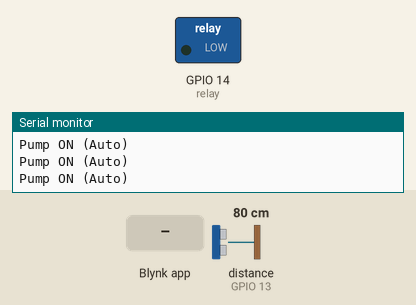
The sketch below on a simulated ESP32. On the bench: switched loads named in the sketch (green lamp = pin HIGH), the last lines printed to the serial monitor. Wiring (inferred from the names in the program): ultrasonic range finder: trigger GPIO 12; echo GPIO 13. The test bench sets the inputs (shaded band); at power-on: distance to the obstacle (sensor on GPIO 13) 80 cm. The echo pulse lasts 58.3 µs per cm; WiFi joins after 1.5 s; servers stay silent unless stated; pins used as bus, display or sensor lines are not drawn.

Above: at 3.0 s.
3.1 s: distance to the obstacle (sensor on GPIO 13) set to 9 cm
6.1 s: distance to the obstacle (sensor on GPIO 13) set to 6 cm
At 6.8 s:
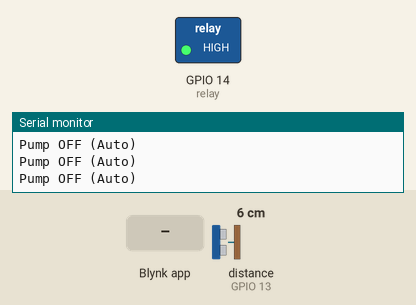
7.6 s: Blynk app writes 1 to V2
9.1 s: Blynk app writes 1 to V1
At 9.4 s:
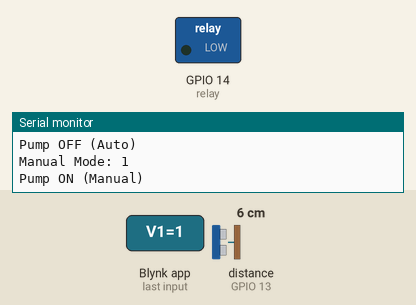
10.6 s: Blynk app writes 0 to V1
At 11.8 s:
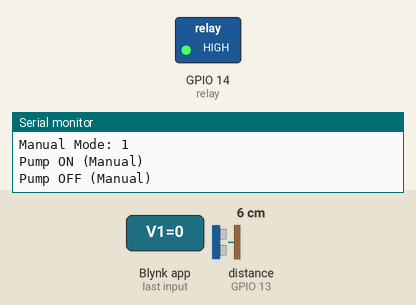
12.1 s: Blynk app writes 200 to V1
At 12.9 s:
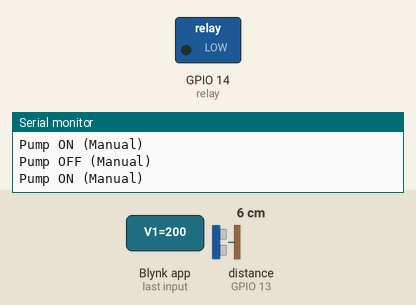
Timing chart, 0 to 14.6 s (numbered marks = the images above; inputs shaded):
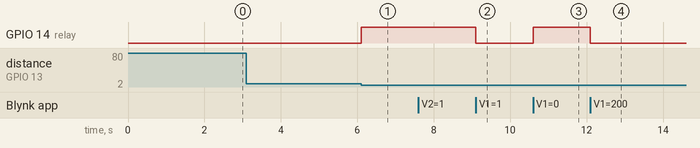

The sketch:

IOT_PROJECT_CODE.ino
```cpp
#define BLYNK_PRINT Serial
#define BLYNK_TEMPLATE_ID "TMPL3jrHhhPU2"
#define BLYNK_TEMPLATE_NAME "Water Level Management System"
#define BLYNK_AUTH_TOKEN "BqODyT55V5VaJh0H4JcBpTBhfmYdFryQ"

#include <WiFi.h>
#include <WiFiClient.h>
#include <BlynkSimpleEsp32.h>


#define trig 12
#define echo 13
#define relay 14

int MaxLevel = 13;

char auth[] = "BqODyT55V5VaJh0H4JcBpTBhfmYdFryQ";
char ssid[] = "Nuke";
char pass[] = "12345678";

int autom = 0;
bool manualMode = false;

void setup() {
  Serial.begin(9600);
  Blynk.begin(auth, ssid, pass);
  pinMode(trig, OUTPUT);
  pinMode(echo, INPUT);
  pinMode(relay, OUTPUT);
  digitalWrite(relay, HIGH); // Ensure the relay is off initially
}

void ultrasonic() {
  digitalWrite(trig, LOW);
  delayMicroseconds(4);
  digitalWrite(trig, HIGH);
  delayMicroseconds(10);
  digitalWrite(trig, LOW);
  long t = pulseIn(echo, HIGH);
  int distance = t / 29 / 2;
  // Serial.print("og Reading: ");
  // Serial.println(distance);
  // Calculate Blynk display value
  int blynkDistance = (distance - MaxLevel) * -1;
  // Serial.print("Reading: ");
  // Serial.println(blynkDistance);

  if (blynkDistance < 6) {
    autom = 1;
    if (!manualMode) {
      digitalWrite(relay, LOW); // Turn on the pump if not in manual mode
      Serial.println("Pump ON (Auto)");
    }
  } else {
    autom = 0;
    if (!manualMode) {
      digitalWrite(relay, HIGH); // Turn off the pump if not in manual mode
      Serial.println("Pump OFF (Auto)");
    }
  }

  if (distance <= MaxLevel) {
    Blynk.virtualWrite(V0, blynkDistance);
  } else {
    Blynk.virtualWrite(V0, 0);
  }
}

BLYNK_WRITE(V1) {
  bool Relay = param.asInt();
  if (manualMode) {
    if (Relay == 1) {
      digitalWrite(relay, LOW); // Manually turn on the pump
      Serial.println("Pump ON (Manual)");
    } else {
      digitalWrite(relay, HIGH); // Manually turn off the pump
      Serial.println("Pump OFF (Manual)");
    }
  }
}

BLYNK_WRITE(V2) {
  manualMode = param.asInt();
  Serial.print("Manual Mode: ");
  Serial.println(manualMode);
}

void loop() {
  ultrasonic();
  Blynk.run();
}
```

Measured:
- the behaviour switches between 8 and 7 cm on distance to the obstacle (sensor on GPIO 13) (found by bisection; images 0 and 1)
- after the input at 6.1 s, GPIO 14 (relay): LOW → HIGH at once
- after the input at 9.1 s, GPIO 14 (relay): HIGH → LOW at once
- after the input at 10.6 s, GPIO 14 (relay): LOW → HIGH at once
- after the input at 12.1 s, GPIO 14 (relay): HIGH → LOW at once
